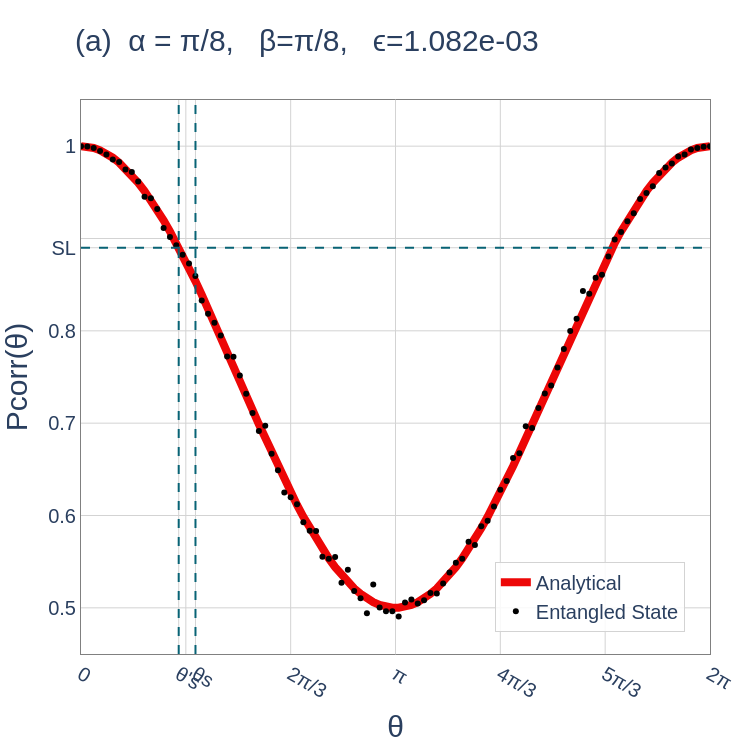

Notebook code cell kept with this figure:
### Code cell
ϵ_val = ϵ(y_pred=model_noise(θ,π/4,π/4,Pt=1.0),y_true=pcorr)

θc = 0.976
θs = 0.364*π
fig_a = go.Figure()
##############         LIMITS         ##############

fig_a.add_vline(x=θc, line_width=limit_w, line_dash="dash", line_color=line_color)
fig_a.add_vline(x=θs, line_width=limit_w, line_dash="dash", line_color=line_color)
fig_a.add_hline(y=0.89, line_width=limit_w, line_dash="dash", line_color=line_color)
##############         Analytical         ##############
fig_a.add_trace(go.Scatter(
    x=θ, 
    y=model_noise(θ,π/4,π/4,Pt=1.0), 
    mode='lines', 
    name='Analytical',
    line=dict(color=line_c, width=line_w)
))
##############         Experimental         ##############
fig_a.add_trace(go.Scatter(
    x=θ, 
    y=pcorr, 
    mode='markers', 
    name='Entangled State',
    line=dict(color='black', width=3)
))

##############         LAYOUT         ##############

fig_a.update_layout(
    xaxis=dict(
        title=dict(
            text='θ',
            font=dict(size=axes_label_font_size, family=font_family)
        ), 
        tickfont=dict(size=tick_font_size, family=font_family),                    
        tickmode='array',
        tickvals=[0,θs, np.pi/3, θc, 2*np.pi/3, np.pi, 4*np.pi/3, 5*np.pi/3, 2*np.pi],
        ticktext=['0', 'θs' ,'', "θ's", '2π/3', 'π', '4π/3', '5π/3', '2π'],
        range=[0, 2*π],
        showgrid=True, gridcolor='lightgray',zeroline=True,
        showline=True, linewidth=1, linecolor='gray', mirror=True
    ),
    yaxis=dict(
        title=dict(
            text='Pcorr(θ)',  # Update y-axis label as needed
            font=dict(size=axes_label_font_size, family=font_family)
        ),
        tickfont=dict(size=tick_font_size, family=font_family),
        tickmode='array',
        tickvals=[0,0.4,0.5,0.6,0.7,0.8,0.89,0.9,1],
        ticktext=['0','0.4','0.5','0.6','0.7','0.8','SL','','1'],
        range=[0.45,1.05],
        showgrid=True, gridcolor='lightgray',
        showline=True, linewidth=1, linecolor='gray', mirror=True,
    ),
    title=dict(
        text=f"(a)\t\tα = π/8, \t\tβ=π/8, \t\tϵ={ϵ_val:1.3e}",
        font=dict(size=title_fontsize, family=font_family),
        x=0.1, 
        y=0.96
    ),
    autosize=False,
    width=750,
    height=750,
    plot_bgcolor='white',
        paper_bgcolor='white',
        
        # --- NEW LEGEND POSITIONING ---
    legend=dict(
        font=dict(family=font_family, size=legend_font_size),
        yanchor="bottom",
        y=0.04,             # 5% from the bottom
        xanchor="right",
        x=0.96,             # 95% to the right
        bgcolor="rgba(255, 255, 255, 0.85)", # Semi-transparent white background
        bordercolor="lightgray",             # Optional border to frame it cleanly
        borderwidth=1
    ),
    margin=dict(l=80, r=40, t=100, b=80) # Added margin so large labels are not cut off
)

# Display the figure
#fig_a.show()
#"""

### Figure 1 — Plotly figure (JSON) as saved in the notebook; plotly's stock layout.template omitted (floating-point values rounded to 4 significant figures)
{"data": [{"line": {"color": "rgb(237, 7, 7)", "width": 8}, "mode": "lines", "name": "Analytical", "type": "scatter", "x": [0.0, 0.06347, 0.1269, 0.1904, 0.2539, 0.3173, 0.3808, 0.4443, 0.5077, 0.5712, 0.6347, 0.6981, 0.7616, 0.8251, 0.8885, 0.952, 1.015, 1.079, 1.142, 1.206, 1.269, 1.333, 1.396, 1.46, 1.523, 1.587, 1.65, 1.714, 1.777, 1.841, 1.904, 1.967, 2.031, 2.094, 2.158, 2.221, 2.285, 2.348, 2.412, 2.475, 2.539, 2.602, 2.666, 2.729, 2.793, 2.856, 2.919, 2.983, 3.046, 3.11, 3.173, 3.237, 3.3, 3.364, 3.427, 3.491, 3.554, 3.618, 3.681, 3.745, 3.808, 3.871, 3.935, 3.998, 4.062, 4.125, 4.189, 4.252, 4.316, 4.379, 4.443, 4.506, 4.57, 4.633, 4.697, 4.76, 4.823, 4.887, 4.95, 5.014, 5.077, 5.141, 5.204, 5.268, 5.331, 5.395, 5.458, 5.522, 5.585, 5.649, 5.712, 5.775, 5.839, 5.902, 5.966, 6.029, 6.093, 6.156, 6.22, 6.283], "y": [1.0, 0.9995, 0.998, 0.9955, 0.992, 0.9875, 0.9821, 0.9757, 0.9685, 0.9603, 0.9513, 0.9415, 0.9309, 0.9196, 0.9076, 0.895, 0.8818, 0.8681, 0.8539, 0.8392, 0.8242, 0.8089, 0.7934, 0.7777, 0.7619, 0.746, 0.7302, 0.7144, 0.6988, 0.6834, 0.6682, 0.6534, 0.639, 0.625, 0.6115, 0.5986, 0.5863, 0.5746, 0.5637, 0.5535, 0.5441, 0.5355, 0.5278, 0.521, 0.5151, 0.5101, 0.5061, 0.5031, 0.5011, 0.5001, 0.5001, 0.5011, 0.5031, 0.5061, 0.5101, 0.5151, 0.521, 0.5278, 0.5355, 0.5441, 0.5535, 0.5637, 0.5746, 0.5863, 0.5986, 0.6115, 0.625, 0.639, 0.6534, 0.6682, 0.6834, 0.6988, 0.7144, 0.7302, 0.746, 0.7619, 0.7777, 0.7934, 0.8089, 0.8242, 0.8392, 0.8539, 0.8681, 0.8818, 0.895, 0.9076, 0.9196, 0.9309, 0.9415, 0.9513, 0.9603, 0.9685, 0.9757, 0.9821, 0.9875, 0.992, 0.9955, 0.998, 0.9995, 1.0]}, {"line": {"color": "black", "width": 3}, "mode": "markers", "name": "Entangled State", "type": "scatter", "x": [0.0, 0.06347, 0.1269, 0.1904, 0.2539, 0.3173, 0.3808, 0.4443, 0.5077, 0.5712, 0.6347, 0.6981, 0.7616, 0.8251, 0.8885, 0.952, 1.015, 1.079, 1.142, 1.206, 1.269, 1.333, 1.396, 1.46, 1.523, 1.587, 1.65, 1.714, 1.777, 1.841, 1.904, 1.967, 2.031, 2.094, 2.158, 2.221, 2.285, 2.348, 2.412, 2.475, 2.539, 2.602, 2.666, 2.729, 2.793, 2.856, 2.919, 2.983, 3.046, 3.11, 3.173, 3.237, 3.3, 3.364, 3.427, 3.491, 3.554, 3.618, 3.681, 3.745, 3.808, 3.871, 3.935, 3.998, 4.062, 4.125, 4.189, 4.252, 4.316, 4.379, 4.443, 4.506, 4.57, 4.633, 4.697, 4.76, 4.823, 4.887, 4.95, 5.014, 5.077, 5.141, 5.204, 5.268, 5.331, 5.395, 5.458, 5.522, 5.585, 5.649, 5.712, 5.775, 5.839, 5.902, 5.966, 6.029, 6.093, 6.156, 6.22, 6.283], "y": [1.0, 0.9997, 0.9979, 0.9946, 0.991, 0.9856, 0.9829, 0.9749, 0.9721, 0.9617, 0.9452, 0.9437, 0.932, 0.9114, 0.9017, 0.8926, 0.8825, 0.8729, 0.8594, 0.833, 0.8185, 0.8089, 0.795, 0.7722, 0.772, 0.7516, 0.7319, 0.7111, 0.6915, 0.6971, 0.6669, 0.649, 0.6249, 0.6198, 0.6121, 0.5928, 0.5836, 0.5831, 0.5555, 0.5531, 0.555, 0.5272, 0.5412, 0.5182, 0.5104, 0.4941, 0.5252, 0.5005, 0.4964, 0.4964, 0.4907, 0.5057, 0.5089, 0.5046, 0.5082, 0.516, 0.5155, 0.5262, 0.5383, 0.5488, 0.5532, 0.5716, 0.5682, 0.5883, 0.5943, 0.6098, 0.6279, 0.6375, 0.6621, 0.6675, 0.6966, 0.6947, 0.7164, 0.7322, 0.7409, 0.7602, 0.7803, 0.7999, 0.813, 0.8431, 0.8401, 0.8575, 0.8608, 0.8806, 0.8988, 0.907, 0.9188, 0.9273, 0.9427, 0.9492, 0.9565, 0.9709, 0.9768, 0.9811, 0.9887, 0.991, 0.9964, 0.9979, 0.9994, 1.0]}], "layout": {"autosize": false, "height": 750, "legend": {"bgcolor": "rgba(255, 255, 255, 0.85)", "bordercolor": "lightgray", "borderwidth": 1, "font": {"family": "Arial", "size": 20}, "x": 0.96, "xanchor": "right", "y": 0.04, "yanchor": "bottom"}, "margin": {"b": 80, "l": 80, "r": 40, "t": 100}, "paper_bgcolor": "white", "plot_bgcolor": "white", "shapes": [{"line": {"color": "rgb(8, 99, 117)", "dash": "dash", "width": 2}, "type": "line", "x0": 0.976, "x1": 0.976, "xref": "x", "y0": 0, "y1": 1, "yref": "y domain"}, {"line": {"color": "rgb(8, 99, 117)", "dash": "dash", "width": 2}, "type": "line", "x0": 1.144, "x1": 1.144, "xref": "x", "y0": 0, "y1": 1, "yref": "y domain"}, {"line": {"color": "rgb(8, 99, 117)", "dash": "dash", "width": 2}, "type": "line", "x0": 0, "x1": 1, "xref": "x domain", "y0": 0.89, "y1": 0.89, "yref": "y"}], "title": {"font": {"family": "Arial", "size": 30}, "text": "(a)\t\tα = π/8, \t\tβ=π/8, \t\tϵ=1.082e-03", "x": 0.1, "y": 0.96}, "width": 750, "xaxis": {"gridcolor": "lightgray", "linecolor": "gray", "linewidth": 1, "mirror": true, "range": [0, 6.283], "showgrid": true, "showline": true, "tickfont": {"family": "Arial", "size": 20}, "tickmode": "array", "ticktext": ["0", "θs", "", "θ's", "2π/3", "π", "4π/3", "5π/3", "2π"], "tickvals": [0, 1.144, 1.047, 0.976, 2.094, 3.142, 4.189, 5.236, 6.283], "title": {"font": {"family": "Arial", "size": 30}, "text": "θ"}, "zeroline": true}, "yaxis": {"gridcolor": "lightgray", "linecolor": "gray", "linewidth": 1, "mirror": true, "range": [0.45, 1.05], "showgrid": true, "showline": true, "tickfont": {"family": "Arial", "size": 20}, "tickmode": "array", "ticktext": ["0", "0.4", "0.5", "0.6", "0.7", "0.8", "SL", "", "1"], "tickvals": [0, 0.4, 0.5, 0.6, 0.7, 0.8, 0.89, 0.9, 1], "title": {"font": {"family": "Arial", "size": 30}, "text": "Pcorr(θ)"}}}}
